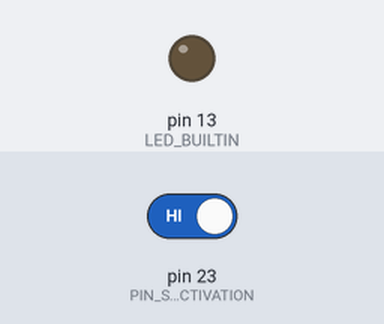
Bench run of a sketch on a simulated Arduino Mega 2560, built with avr-gcc and run on an emulated ATmega2560. On the bench: output pins drawn as LEDs (lit = HIGH). The inputs (shaded band) are chosen by the test bench; at power-on: pin 23 (PIN_SOUND_ACTIVATION) HIGH. What the sketch prints to the serial monitor is not drawn.

Above: at 1.2 s.
1.3 s: pin 23 (PIN_SOUND_ACTIVATION) driven LOW
At 2.0 s:
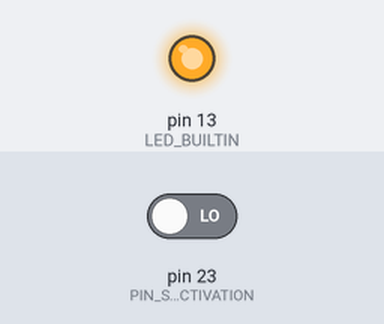
2.8 s: pin 23 (PIN_SOUND_ACTIVATION) driven HIGH
At 3.1 s:
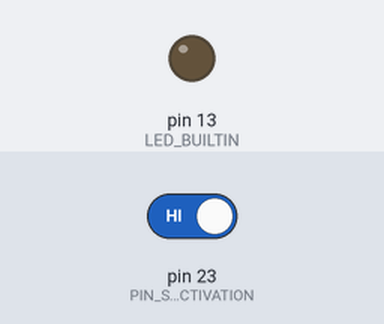
Timing chart, 0 to 5.8 s (numbered marks = the images above; inputs shaded):
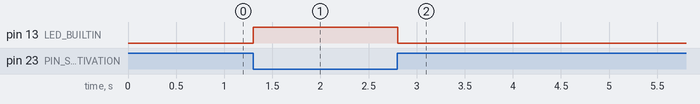

The sketch:

test-sound-activation.ino
```cpp
#define PIN_SOUND_ACTIVATION 23

void setup() {
  pinMode(LED_BUILTIN, OUTPUT);
  pinMode(PIN_SOUND_ACTIVATION, INPUT);

  Serial.begin(9600);
}

void loop () {
  Serial.println(digitalRead(PIN_SOUND_ACTIVATION));

  if (digitalRead(PIN_SOUND_ACTIVATION) == LOW) {
    digitalWrite(LED_BUILTIN, HIGH);
    digitalWrite(44, HIGH);
  } else {
    digitalWrite(LED_BUILTIN, LOW);
    digitalWrite(44, LOW);
  }
}
```

Measured:
- after the input at 1.3 s, pin 13 (LED_BUILTIN): LOW → HIGH at once
- after the input at 2.8 s, pin 13 (LED_BUILTIN): HIGH → LOW at once
